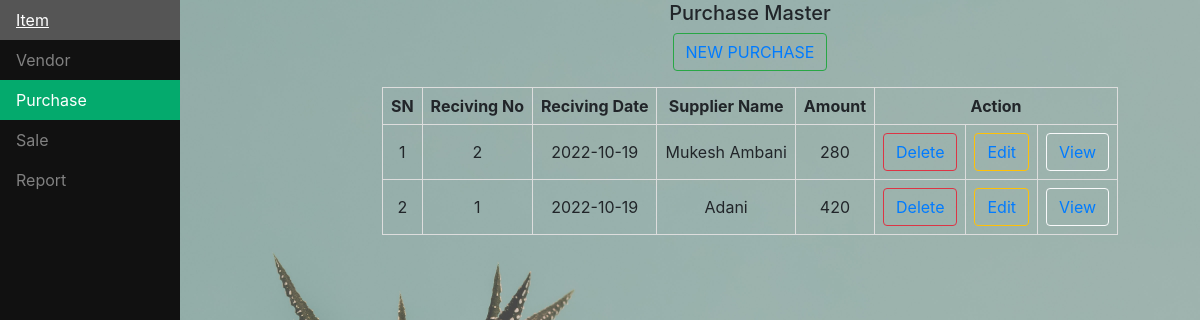
Screenshot of /pur1.php with the database file from the repository.
### tables this page shows
CREATE TABLE `p1` (
  `id` int(20) NOT NULL,
  `rno` int(30) NOT NULL,
  `rdate` date NOT NULL,
  `name` varchar(50) NOT NULL,
  `amt` float NOT NULL
);

### pur1.php (the view, shortened to what this page needs)
<head>
<ul>
  <?php
  echo"
  <li><a href='http://localhost/inv1/item1.php'>Item</a></li>
  <li><a href='http://localhost/inv1/client1.php'>Vendor</a></li>
  <li><a class='active' href='http://localhost/inv1/pur1.php'>Purchase</a></li>
  <li><a href='http://localhost/inv1/sale1.php'>Sale</a></li>
  <li><a href='http://localhost/inv1/repo1.php'>Report</a></li>
  ";
  ?>
</ul>
<link rel="stylesheet" href="https://cdn.jsdelivr.net/npm/bootstrap@4.0.0/dist/css/bootstrap.min.css">
</head>
<center>
<div style="margin-left:25%;padding:1px 16px;height:1000px;">
<h5>Purchase Master</h5>
<form method="POST">
    <?php echo"<button class='btn btn-outline-success' type='submit' name='ok'><a href='http://localhost/inv1/pur.php?n=3'>NEW PURCHASE</a></button>";?>
</form>
<table id="customers">
    <tr>
        <th>SN</th>
        <th>Reciving No</th>
        <th>Reciving Date</th>
        <th>Supplier Name</th>
        <th>Amount</th>
        <th colspan="3">Action</th>
    </tr>
    <?php
    $con=mysqli_connect("localhost","root","","bd");
    $sql="SELECT * FROM p1 ORDER BY id DESC";
    $result=$con->query($sql);
    $no=1;$x=1;$y=2;
    while($row=$result->fetch_assoc())
    {
      echo"
      <tr>
        <td>".$no."</td>
        <td>".$row["rno"]."</td>
        <td>".$row["rdate"]."</td>
        <td>".$row["name"]."</td>
        <td>".$row["amt"]."</td>
        <td> <button class='btn btn-outline-danger'><a href='http://localhost/inv1/pur.php?id=$row[id]&n=$x'>Delete</a></button></td>
        <td> <button class='btn btn-outline-warning'><a href='http://localhost/inv1/pur.php?name=$row[name]&rdate=$row[rdate]&rno=$row[rno]&id=$row[id]&n=$y'>Edit</a></button></td>
        <td> <button class='btn btn-outline-light'><a href='http://localhost/bd/refresh.php?name=$row[name]&rdate=$row[rdate]&rno=$row[rno]&id=$row[id]&n=6'>View</a></button></td>
      </tr>
      ";
      $no++;
    }
    ?>
</table>
</div>
</center>

### pur1.php (style rules this page uses)
table { border: 1px solid; }
#customers td, #customers th { border: 1px solid #ddd; padding: 8px; text-align: center; }
ul { list-style-type: none; margin: 0; padding: 0; width: 15%; background-color: #111; position: fixed; height: 100%; overflow: auto; }
li a { display: block; color: #818181; padding: 8px 16px; text-decoration: none; }
li a.active { background-color: #04AA6D; color: white; }

### rows the page displays
p1: rno "2", rdate "2022-10-19", name "Mukesh Ambani", amt "280"
p1: rno "1", rdate "2022-10-19", name "Adani", amt "420"
